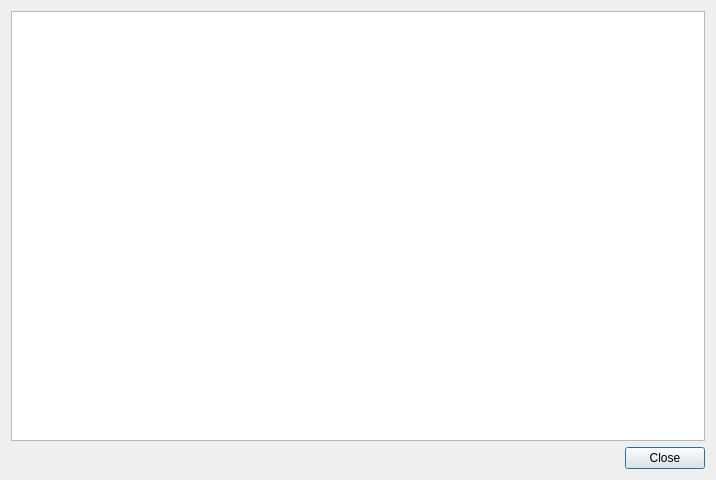
<?xml version="1.0" encoding="UTF-8"?>
<ui version="4.0">
 <class>DialogShowText</class>
 <widget class="QDialog" name="DialogShowText">
  <property name="windowModality">
   <enum>Qt::ApplicationModal</enum>
  </property>
  <property name="geometry">
   <rect>
    <x>0</x>
    <y>0</y>
    <width>716</width>
    <height>480</height>
   </rect>
  </property>
  <property name="windowTitle">
   <string>Text</string>
  </property>
  <property name="modal">
   <bool>true</bool>
  </property>
  <layout class="QVBoxLayout" name="verticalLayout">
   <item>
    <widget class="QPlainTextEdit" name="plainTextEdit">
     <property name="lineWrapMode">
      <enum>QPlainTextEdit::NoWrap</enum>
     </property>
     <property name="readOnly">
      <bool>true</bool>
     </property>
    </widget>
   </item>
   <item>
    <layout class="QHBoxLayout" name="horizontalLayout">
     <item>
      <spacer name="horizontalSpacer">
       <property name="orientation">
        <enum>Qt::Horizontal</enum>
       </property>
       <property name="sizeHint" stdset="0">
        <size>
         <width>40</width>
         <height>20</height>
        </size>
       </property>
      </spacer>
     </item>
     <item>
      <widget class="QPushButton" name="pushButtonClose">
       <property name="text">
        <string>Close</string>
       </property>
      </widget>
     </item>
    </layout>
   </item>
  </layout>
 </widget>
 <resources/>
 <connections/>
</ui>
